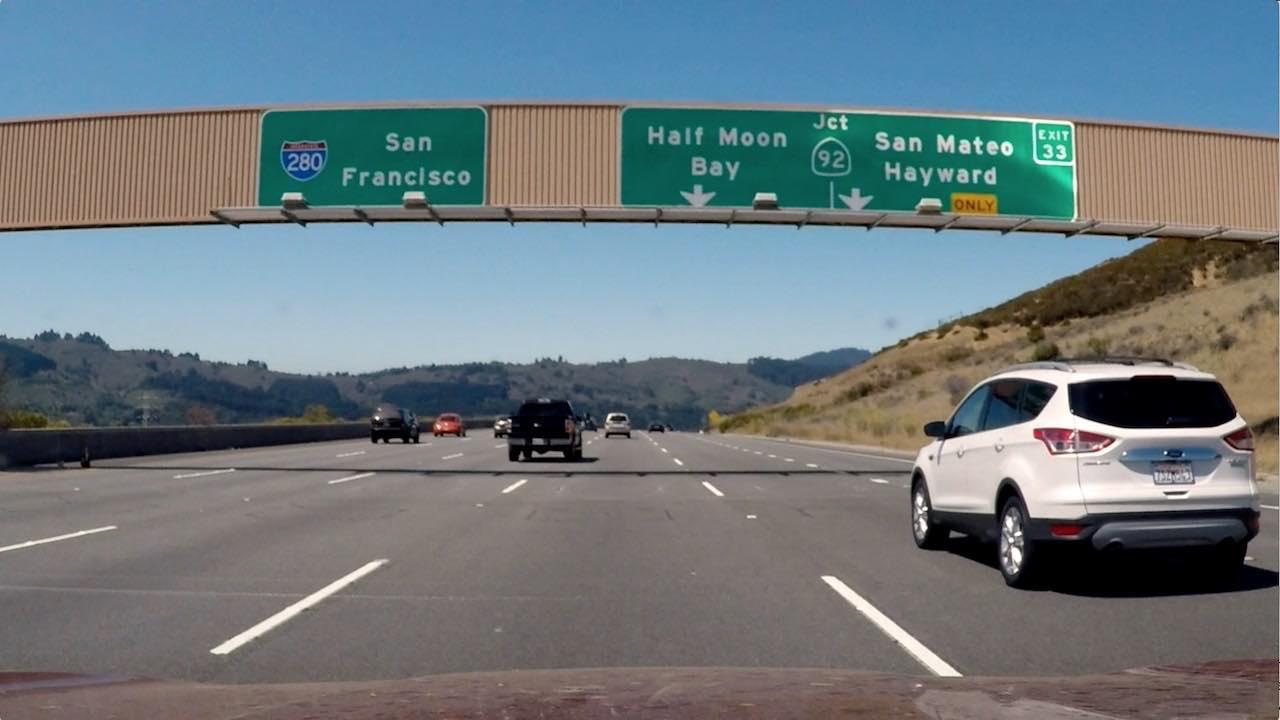
#> input picture 6_gradients_colors/signs_vehicles_xygrad.png, 1280 x 720 px
$ jupyter execute 6_gradients.ipynb   (shell and % lines are left out)   (older library calls are emulated)
#> lines starting #> are read from the running program, lines starting #| are printed output that depends on the picture; after the words box and inside, x2 and y2 are one past the last pixel; in counts of white or black regions, pixels touching at a corner belong together
# Gradients and Sobel Operator

[cell 1]
# imports
import numpy as np
import cv2
import matplotlib.pyplot as plt
import matplotlib.image as mpimg
import pickle

[cell 2]
# Read in an image and grayscale it
image = mpimg.imread('signs_vehicles_xygrad.png')
#> image is the input picture: shape (720, 1280, 3) float32; mean R, G, B 0.428, 0.477, 0.5
plt.imshow(image)

[cell 3]
# Define a function that applies Sobel x or y,
# then takes an absolute value and applies a threshold.
def abs_sobel_thresh(img, orient='x', sobel_kernel=3, thresh=(0, 255)):
    # 1) Convert to grayscale
#> called with orient = 'x', sobel_kernel = 3, thresh = (20, 100)
    gray = cv2.cvtColor(img, cv2.COLOR_RGB2GRAY)

    # 2) Take the derivative in x or y given orient = 'x' or 'y'
    derivate = None
    if orient == 'x':
        derivate = cv2.Sobel(gray, cv2.CV_64F, 1, 0, ksize=sobel_kernel)
    elif orient == 'y':
        derivate = cv2.Sobel(gray, cv2.CV_64F, 0, 1, ksize=sobel_kernel)

    # 3) Take the absolute value of the derivative or gradient
    abs_derivate = np.absolute(derivate)

    # 4) Scale to 8-bit (0 - 255) then convert to type = np.uint8
    scaled_derivate = np.int8(255*abs_derivate/np.max(abs_derivate))

    # 5) Create a mask of 1's where the scaled gradient magnitude
            # is > thresh_min and < thresh_max

    mask = np.zeros_like(scaled_derivate)
    mask[(scaled_derivate >= thresh[0]) & (scaled_derivate <= thresh[1])] = 1

    # 6) Return this mask as your binary_output image
    return mask

[cell 4]
# Run the function
grad_binary = abs_sobel_thresh(image, orient='x', sobel_kernel=3, thresh=(20, 100))
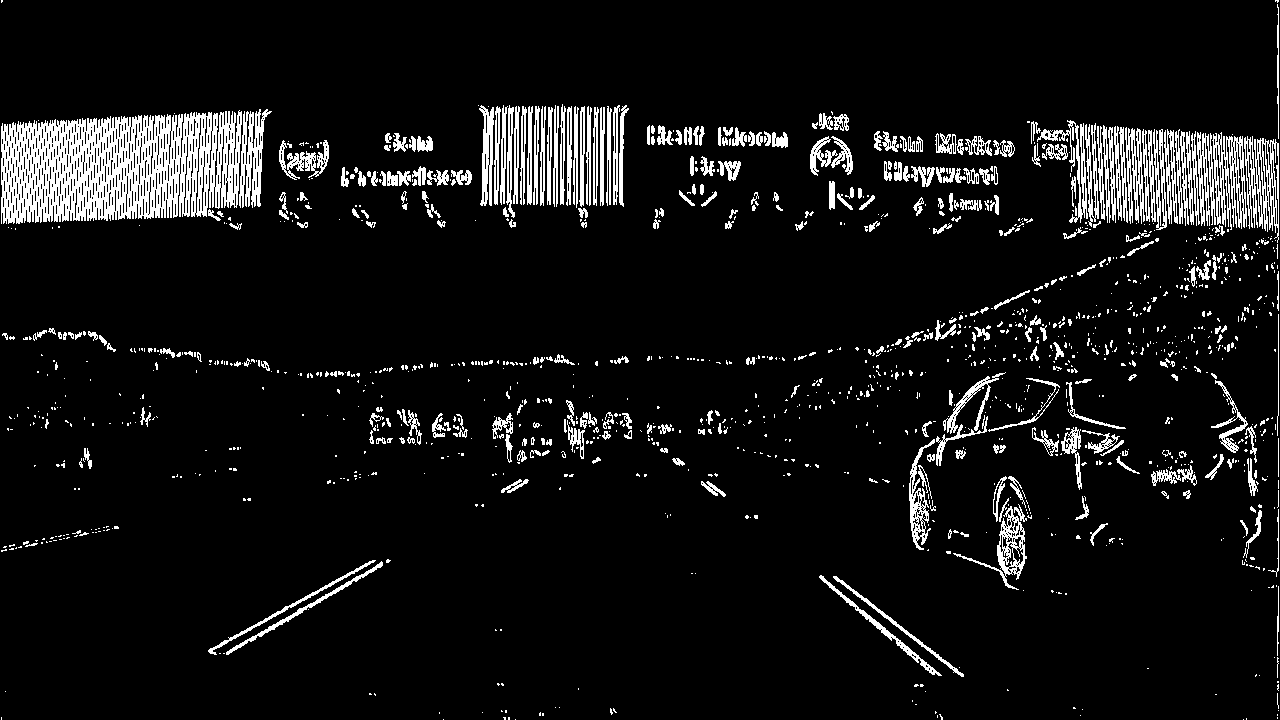
#> grad_binary: shape (720, 1280) int8; values 0 (black) and 1 (white), 7.9% white; 1378 white regions (1040 under 20 px), largest, box (x1, y1, x2, y2) and area: (1, 110, 242, 224) 18700, (1197, 132, 1247, 230) 2653, (1244, 136, 1279, 243) 1807
# Plot the result
f, (ax1, ax2) = plt.subplots(1, 2, figsize=(24, 9))
f.tight_layout()
ax1.imshow(image)
ax1.set_title('Original Image', fontsize=50)
ax2.imshow(grad_binary, cmap='gray')
ax2.set_title('Thresholded Gradient', fontsize=50)
plt.subplots_adjust(left=0., right=1, top=0.9, bottom=0.)

[cell 5]
# Define a function that applies Sobel x and y,
# then computes the magnitude of the gradient
# and applies a threshold
def mag_thresh(img, sobel_kernel=3, thresh=(0, 255)):
    # 1) Convert to grayscale
#> called with sobel_kernel = 3, thresh = (30, 100)
    gray = cv2.cvtColor(img, cv2.COLOR_RGB2GRAY)

    # 2) Take the gradient in x and y separately
    sobel_x = cv2.Sobel(gray, cv2.CV_64F, 1, 0, ksize=sobel_kernel)
    sobel_y = cv2.Sobel(gray, cv2.CV_64F, 0, 1, ksize=sobel_kernel)

    # 3) Calculate the magnitude
    mag = np.sqrt(np.square(sobel_x) + np.square(sobel_y))

    # 4) Scale to 8-bit (0 - 255) then convert to type = np.uint8
    scaled = np.int8(255*mag/np.max(mag))

    # 5) Create a binary mask where mag thresholds are met
    mask = np.zeros_like(scaled)
    mask[(scaled >= thresh[0]) & (scaled <= thresh[1])] = 1

    # 6) Return this mask as your binary_output image
    return mask

[cell 6]
# Run the function
mag_binary = mag_thresh(image, sobel_kernel=3, thresh=(30, 100))
#> mag_binary: shape (720, 1280) int8; values 0 (black) and 1 (white), 9.8% white in thin lines or dots
# Plot the result
f, (ax1, ax2) = plt.subplots(1, 2, figsize=(24, 9))
f.tight_layout()
ax1.imshow(image)
ax1.set_title('Original Image', fontsize=50)
ax2.imshow(mag_binary, cmap='gray')
ax2.set_title('Thresholded Magnitude', fontsize=50)
plt.subplots_adjust(left=0., right=1, top=0.9, bottom=0.)

[cell 7]
# Define a function that applies Sobel x and y,
# then computes the direction of the gradient
# and applies a threshold.
def dir_threshold(img, sobel_kernel=3, thresh=(0, np.pi/2)):
    # 1) Convert to grayscale
#> called with sobel_kernel = 15, thresh = (0.7, 1.3)
    gray = cv2.cvtColor(img, cv2.COLOR_RGB2GRAY)

    # 2) Take the gradient in x and y separately
    sobel_x = cv2.Sobel(gray, cv2.CV_64F, 1, 0, ksize=sobel_kernel)
    sobel_y = cv2.Sobel(gray, cv2.CV_64F, 0, 1, ksize=sobel_kernel)

    # 3) Take the absolute value of the x and y gradients
    abs_x = np.absolute(sobel_x)
    abs_y = np.absolute(sobel_y)

    # 4) Use np.arctan2(abs_sobely, abs_sobelx) to calculate the direction of the gradient
    direction = np.arctan2(abs_y, abs_x)

    # 5) Create a binary mask where direction thresholds are met
    mask = np.zeros_like(direction)
    mask[(direction >= thresh[0]) & (direction <= thresh[1])] = 1

    # 6) Return this mask as your binary_output image
    return mask

[cell 8]
# Run the function
dir_binary = dir_threshold(image, sobel_kernel=15, thresh=(0.7, 1.3))
#> dir_binary: shape (720, 1280) float64; values 0 (black) and 1 (white), 33.8% white in thin lines or dots
# Plot the result
f, (ax1, ax2) = plt.subplots(1, 2, figsize=(24, 9))
f.tight_layout()
ax1.imshow(image)
ax1.set_title('Original Image', fontsize=50)
ax2.imshow(dir_binary, cmap='gray')
ax2.set_title('Thresholded Grad. Dir.', fontsize=50)
plt.subplots_adjust(left=0., right=1, top=0.9, bottom=0.)

[cell 9]
# Choose a Sobel kernel size
ksize = 3 # Choose a larger odd number to smooth gradient measurements

# Apply each of the thresholding functions
gradx = abs_sobel_thresh(image, orient='x', sobel_kernel=ksize, thresh=(10, 100))
#> gradx: shape (720, 1280) int8; values 0 (black) and 1 (white), 12.5% white; 2676 white regions (2284 under 20 px), largest, box (x1, y1, x2, y2) and area: (1, 109, 273, 226) 23904, (1026, 4, 1279, 497) 20083, (476, 104, 540, 228) 4750
grady = abs_sobel_thresh(image, orient='y', sobel_kernel=ksize, thresh=(20, 150))
#> call 3 of abs_sobel_thresh, with orient = 'y', sobel_kernel = 3, thresh = (20, 150)
#> in abs_sobel_thresh (call 3), `scaled_derivate = np.int8(255*abs_derivate/np.max(abs_derivate))`:
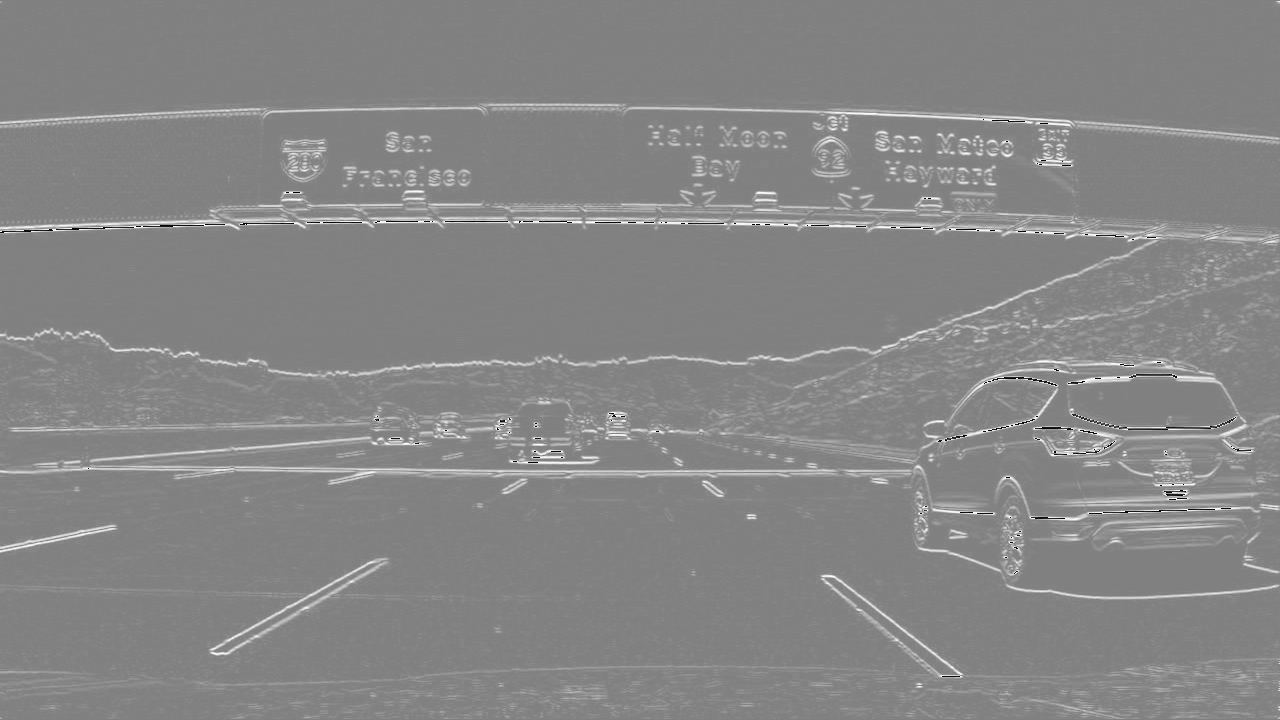
#> scaled_derivate: shape (720, 1280) int8; min -128, max 127, mean 6; drawn with min black and max white
#> grady: shape (720, 1280) int8; values 0 (black) and 1 (white), 8.5% white; 1327 white regions (1017 under 20 px), largest, box (x1, y1, x2, y2) and area: (0, 191, 1280, 367) 14170, (0, 103, 1280, 145) 6800, (0, 460, 930, 494) 6243
mag_binary = mag_thresh(image, sobel_kernel=ksize, thresh=(20, 150))
#> mag_binary: shape (720, 1280) int8; values 0 (black) and 1 (white), 14.3% white; 975 white regions (792 under 20 px), largest, box (x1, y1, x2, y2) and area: (0, 0, 1280, 662) 101598, (208, 558, 391, 656) 1710, (1115, 446, 1246, 487) 1693
dir_binary = dir_threshold(image, sobel_kernel=ksize, thresh=(0.7, 1.3))
#> call 2 of dir_threshold, with sobel_kernel = 3, thresh = (0.7, 1.3)
#> in dir_threshold (call 2), `direction = np.arctan2(abs_y, abs_x)`:
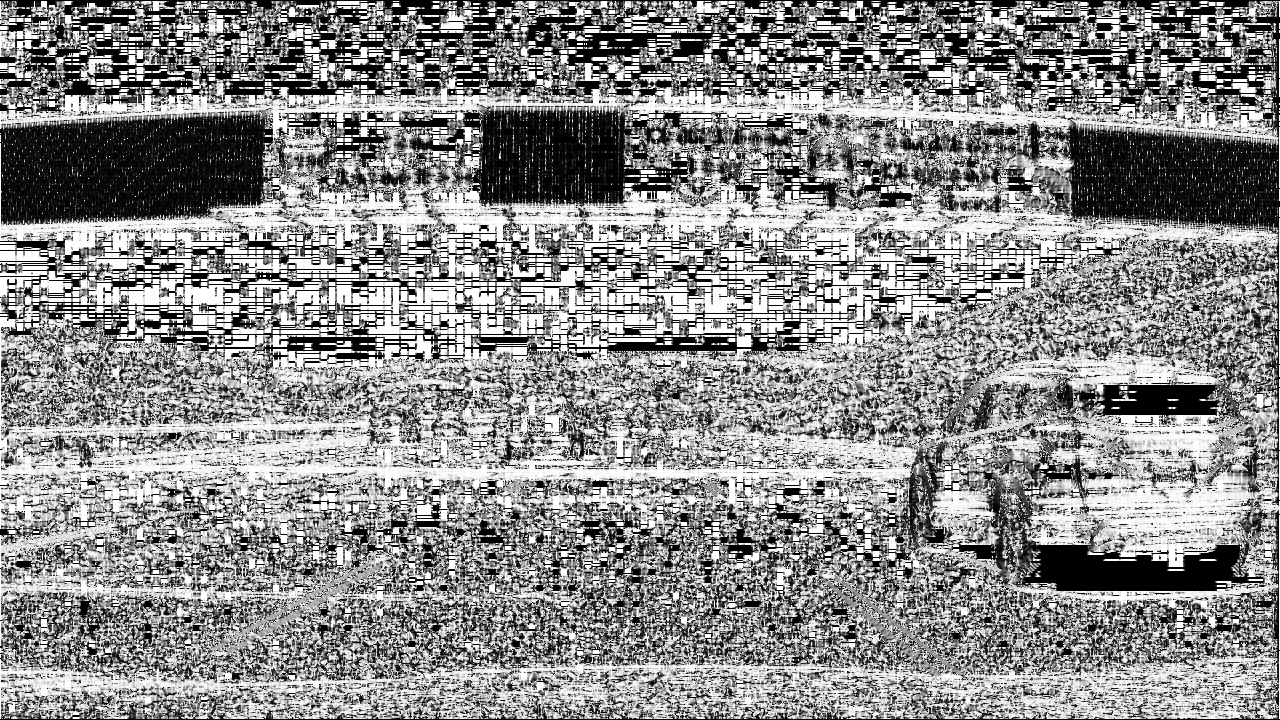
#> direction: shape (720, 1280) float64; min 0, max 1.57, mean 0.861; drawn with min black and max white
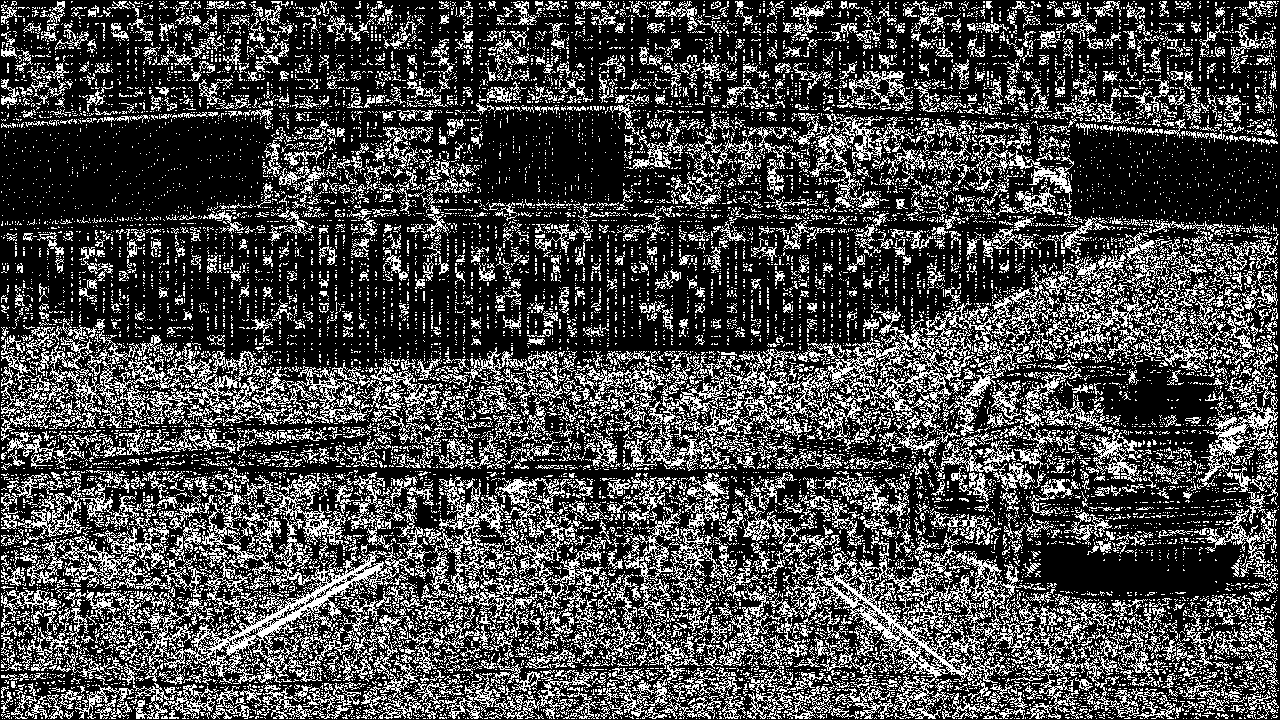
#> dir_binary: shape (720, 1280) float64; values 0 (black) and 1 (white), 28.2% white in thin lines or dots
combined = np.zeros_like(dir_binary)
combined[((gradx == 1) & (grady == 1)) | ((mag_binary == 1) & (dir_binary == 1))] = 1

plt.imshow(dir_binary, cmap='gray')
